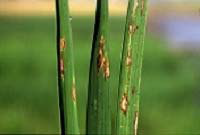
%> input picture DataSet/blast.bmp, 200 x 135 px
$ octave main1.m   (GNU Octave 9; MATLAB toolbox functions it lacks are replaced by stand-ins)
%> lines starting %> are read from the running program, lines starting %| are printed output that depends on the picture
clc
clear
close all
warning off

[file path] = uigetfile('*.bmp','Select Image');
%> the answer given: ../DataSet/blast.bmp
I1 = imread(strcat(path,file));
%> I1 is the input picture: size 135x200x3 uint8; mean R, G, B 99.8, 124.4, 61.5
figure,imshow(I1)
title('Input Image')
I1 = imresize(I1,[256 256]);
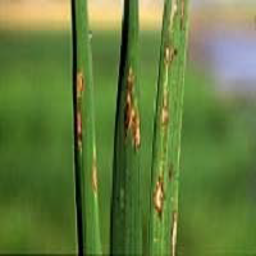
%> I1: size 256x256x3 uint8; mean R, G, B 99.8, 124.4, 61.5

I = rgb2gray(I1);
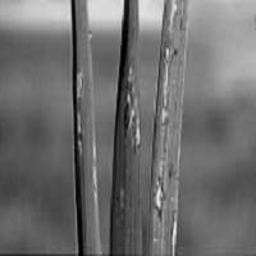
%> I: size 256x256 uint8; min 0, max 232, mean 109.9
figure,imshow(I)
title('Grey Image')
I = imresize(I,[256 256]);

I_filt = imadjust(I);
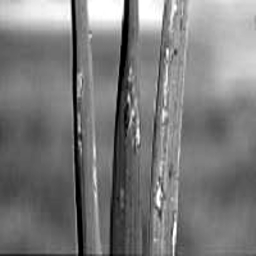
%> I_filt: size 256x256 uint8; min 0, max 255, mean 122.5
figure,imshow(I_filt)
title('Fitered Image')

I_adhis = adapthisteq(I_filt);
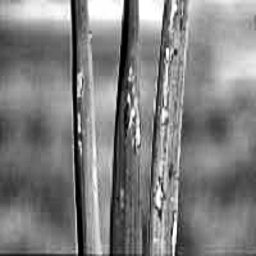
%> I_adhis: size 256x256 uint8; min 0, max 255, mean 127.7
figure,imshow(I_adhis)
title('Enhanced Image')

[~,I_seg] = kmeans(I_filt,2);
%> I_seg = 256 columns, first 8: [86.97 87.61 88.49 89.3 89.65 89.75 89.94 90.34; 126.3 127.4 129 130.1 130.5 130.4 130.9 132]
figure,imshow(I_seg)
title('Segmented Image')
ff = imfuse(I1,I_seg);
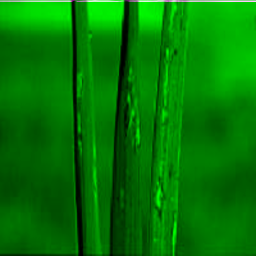
%> ff: size 256x256x3 uint8; mean R, G, B 1.3, 120.8, 1.3
figure,imshow(ff)
title('Fused Image')

length = sum(I_seg(:,round(size(I_seg,2)/2)));
%> length = 112
width = sum(I_seg(round(size(I_seg,1)/2),:));
%> width = 26761.2
area = sum(I_seg(:));
%> area = 65513.4

figure,
imhist(I)
title('Histogram of an image')
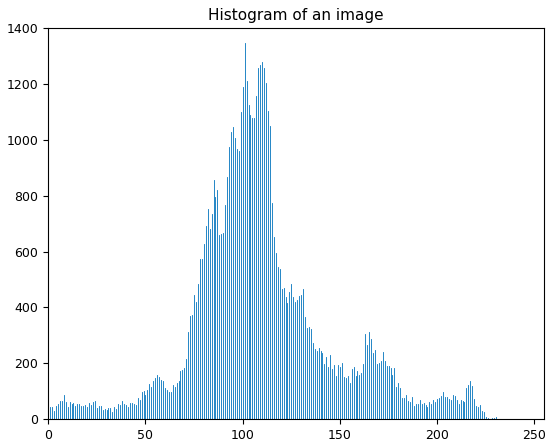
%> figure redrawn from the program's plot data; highest point at x = 101, y = 1348
figure,
imhist(I_adhis)
title('Histogram of an Enhanced image')
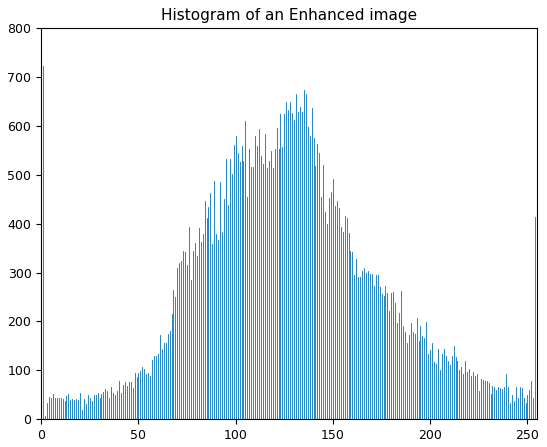
%> figure redrawn from the program's plot data; highest point at x = 1, y = 723
his = imhist(I);
%> his = 256 values, max 1348 at index 102, min 0 at index 228, mean 256

$ run again, on DataSet/narrow_bs.bmp
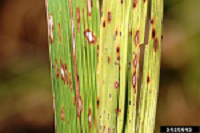
%> input picture DataSet/narrow_bs.bmp, 200 x 133 px
%> I1 is the input picture: size 133x200x3 uint8; mean R, G, B 141.6, 126.9, 57.7
%> I1: size 256x256x3 uint8
%> I_seg = 256 columns, first 8: [52.06 52.3 52.24 52.14 52.24 52.57 52.8 52.97; 30.34 31.7 33.32 34.62 36.45 39.56 42.19 43.96]
%> `ff = imfuse(I1,I_seg);`:
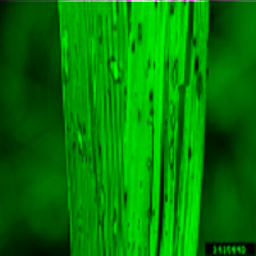
%> ff: size 256x256x3 uint8; mean R, G, B 0.9, 123.9, 0.9
%> length = 401
%> width = 31069.8
%> area = 63540.6
%> `title('Histogram of an Enhanced image')`:
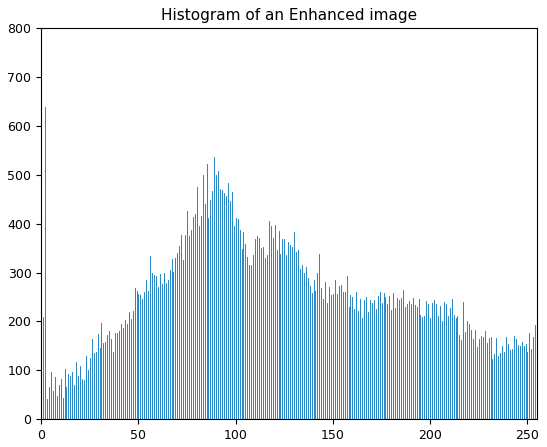
%> figure redrawn from the program's plot data; highest point at x = 255, y = 784
%> his = 256 values, max 806 at index 79, min 0 at index 246, mean 256
